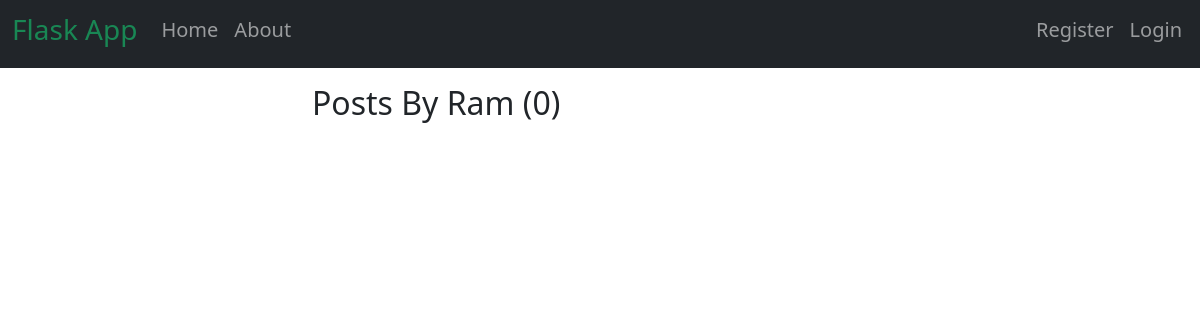
Page /users/Ram on the earlier database version.
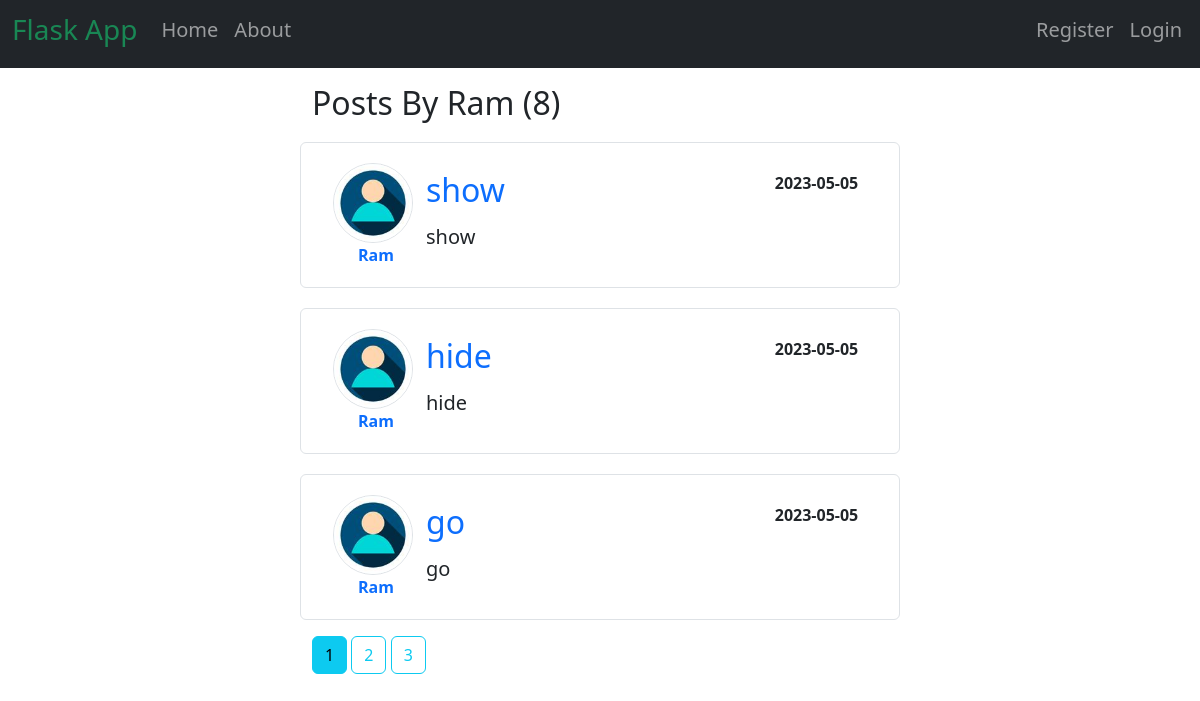
Same page on the later database version.
### flaskblog/models.py (models this page shows, shortened)
class User(db.Model, UserMixin):
   id = db.Column(db.Integer, primary_key=True)
   username = db.Column(db.String(20), unique=True, nullable=False)
   email = db.Column(db.String(120), unique=True, nullable=False)
   image_file = db.Column(db.String(20), nullable=False, default='default.jpg')
   password = db.Column(db.String(60), nullable=False)
   posts = db.relationship('Post', backref='author', lazy=True)

class Post(db.Model):
   id = db.Column(db.Integer, primary_key=True)
   title = db.Column(db.String(100), nullable=False)
   date_posted = db.Column(db.DateTime, nullable=False, default=datetime.utcnow)
   content = db.Column(db.Text, nullable=False)
   user_id = db.Column(db.Integer, db.ForeignKey('user.id'), nullable=False)

### flaskblog/routes.py (the view)
@app.route('/users/<string:username>')
def user_posts(username):
   page = request.args.get('page', 1, type=int)
   user = User.query.filter_by(username=username).first_or_404()
   posts = Post.query.filter_by(author=user).order_by(Post.date_posted.desc()).paginate(page=page, per_page=3)
   return render_template('user_posts.html', posts=posts, user=user)

### flaskblog/templates/user_posts.html (shortened to what this page needs)
{% extends 'layout.html' %}
{% block content %}
    <h2 class="mt-3">Posts By {{ user.username }} ({{ posts.total }})</h2>
    {% for post in posts.items %}
    <div class="blog row border rounded mb-3">
        <div class="col-2">
            <img class="rounded-circle border" src="{{ url_for('static', filename='profile_pics/' + post.author.image_file) }}" height="80">
            <br> &nbsp; &nbsp; &nbsp; <a class="link" href="#"><b>{{post.author.username}}</b></a>
        </div>
        <div class="col-10">
            <div class="row mt-2">
                <h2 class="col-9 text-info"><a class="link" href="{{ url_for('post', post_id=post.id )}}">{{post.title}}</a></h2>
                <b class="col-3">{{post.date_posted.strftime('%Y-%m-%d')}}</b>
            </div>
            <div class="row mt-2">
                <h5 class="col-6">{{post.content}}</h5>
            </div>
        </div>
    </div>
    {% endfor %}
    {% for page_num in posts.iter_pages(left_edge=1, right_edge=1, left_current=1, right_current=1) %}
        {% if page_num %}
            {% if posts.page == page_num %}
                <a class="btn btn-info mb-4" href="{{ url_for('user_posts', username=user.username, page=page_num) }}">{{ page_num }}</a>
            {% else %}
                <a class="btn btn-outline-info mb-4" href="{{ url_for('user_posts', username=user.username, page=page_num) }}">{{ page_num }}</a>
            {% endif %}
        {% endif %}
    {% endfor %}
{% endblock %}

### flaskblog/templates/layout.html (shortened to what this page needs)
<!DOCTYPE html>
<html lang="en">
    <link href="https://cdn.jsdelivr.net/npm/bootstrap@5.3.0-alpha3/dist/css/bootstrap.min.css" rel="stylesheet">
    <link rel="stylesheet" href="{{ url_for('static', filename='main.css') }}"></link>
</head>
<body">
    <nav class="navbar navbar-expand-lg navbar-dark bg-dark">
        <div class="container-fluid">
            <a class="navbar-brand text-success" href="#"><h3>Flask App</h3></a>
            <div class="collapse navbar-collapse" id="navbarNav">
                <div class="navbar-nav mr-auto">
                        <a class="nav-item nav-link" href="{{ url_for('home') }}"><h5>Home</h5></a>
                        <a class="nav-item nav-link" href="{{ url_for('about') }}"><h5>About</h5></a>
                </div>
                <div class="navbar-nav auth">
                    {% if current_user.is_authenticated %}
                        <a class="nav-item nav-link" href="{{ url_for('new_post') }}"><h5>New Post</h5></a>
                        <a class="nav-item nav-link" href="{{ url_for('account') }}"><h5>Account</h5></a>
                        <a class="nav-item nav-link" href="{{ url_for('logout') }}"><h5>Logout</h5></a>
                    {% else %}
                        <a class="nav-item nav-link" href="{{ url_for('register') }}"><h5>Register</h5></a>
                        <a class="nav-item nav-link" href="{{ url_for('login') }}"><h5>Login</h5></a>
                    {% endif %}
                </div>
            </div>
        </div>
    </nav>
    <div class="container col-6">
        {% block content %} {% endblock %}
    </div>
</body>
</html>

### flaskblog/static/main.css (style rules this page uses)
.blog { margin-top: 20px; padding: 20px; }
.auth { position: absolute; right: 10px; }
.link { text-decoration: none; }

Differences in the rows shown:
added Post: image_file (picture), author.username "Ram", title "show", date_posted "2023-05-05", content "show"
added Post: image_file (picture), author.username "Ram", title "hide", date_posted "2023-05-05", content "hide"
added Post: image_file (picture), author.username "Ram", title "go", date_posted "2023-05-05", content "go"
Other differences:
{{ posts.total }}: "0" → "8"
new list line: "1"
new list line: "2"
new list line: "3"
